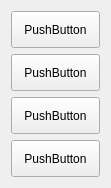
<?xml version="1.0" encoding="UTF-8"?>
<ui version="4.0">
 <class>Meanings</class>
 <widget class="QWidget" name="Meanings">
  <property name="geometry">
   <rect>
    <x>0</x>
    <y>0</y>
    <width>111</width>
    <height>184</height>
   </rect>
  </property>
  <property name="windowTitle">
   <string>Form</string>
  </property>
  <layout class="QVBoxLayout" name="verticalLayout">
   <item>
    <widget class="QPushButton" name="pushButton">
     <property name="minimumSize">
      <size>
       <width>0</width>
       <height>37</height>
      </size>
     </property>
     <property name="focusPolicy">
      <enum>Qt::NoFocus</enum>
     </property>
     <property name="autoFillBackground">
      <bool>true</bool>
     </property>
     <property name="text">
      <string>PushButton</string>
     </property>
     <property name="checkable">
      <bool>true</bool>
     </property>
    </widget>
   </item>
   <item>
    <widget class="QPushButton" name="pushButton_2">
     <property name="minimumSize">
      <size>
       <width>0</width>
       <height>37</height>
      </size>
     </property>
     <property name="focusPolicy">
      <enum>Qt::NoFocus</enum>
     </property>
     <property name="autoFillBackground">
      <bool>true</bool>
     </property>
     <property name="text">
      <string>PushButton</string>
     </property>
     <property name="checkable">
      <bool>true</bool>
     </property>
    </widget>
   </item>
   <item>
    <widget class="QPushButton" name="pushButton_3">
     <property name="minimumSize">
      <size>
       <width>0</width>
       <height>37</height>
      </size>
     </property>
     <property name="focusPolicy">
      <enum>Qt::NoFocus</enum>
     </property>
     <property name="autoFillBackground">
      <bool>true</bool>
     </property>
     <property name="text">
      <string>PushButton</string>
     </property>
     <property name="checkable">
      <bool>true</bool>
     </property>
    </widget>
   </item>
   <item>
    <widget class="QPushButton" name="pushButton_4">
     <property name="minimumSize">
      <size>
       <width>0</width>
       <height>37</height>
      </size>
     </property>
     <property name="focusPolicy">
      <enum>Qt::NoFocus</enum>
     </property>
     <property name="autoFillBackground">
      <bool>true</bool>
     </property>
     <property name="text">
      <string>PushButton</string>
     </property>
     <property name="checkable">
      <bool>true</bool>
     </property>
    </widget>
   </item>
  </layout>
 </widget>
 <resources/>
 <connections/>
</ui>
